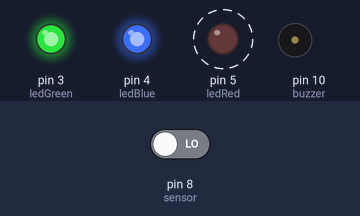
Bench run of a sketch on a simulated Arduino Uno, built with avr-gcc and run on an emulated ATmega328P. On the bench: output pins drawn as LEDs (lit = HIGH), buzzer (waves = sounding, pin HIGH). Dashed ring = blinking. The test bench sets the inputs (shaded band); at power-on: pin 8 (sensor) LOW. What the sketch prints to the serial monitor is not drawn.

Above: at 0.5 s.
Timing chart, 0 to 4.6 s (numbered marks = the images above):
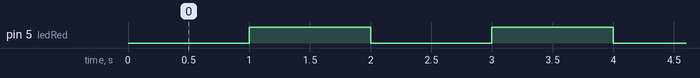

The sketch:

PIR-Alarm-System.ino
```cpp
const int sensor = 8;
const int buzzer = 10;
const int ledRed =  5;
const int ledBlue = 4;
const int ledGreen = 3;


void setup(){
  pinMode(sensor, INPUT);
  pinMode(buzzer, OUTPUT);
  pinMode(ledRed, OUTPUT);
  pinMode(ledGreen, OUTPUT);
  pinMode(ledBlue, OUTPUT);
  Serial.begin(9600);

  digitalWrite(ledGreen, HIGH);
  digitalWrite(ledBlue, HIGH);
}


unsigned long motionTime;
bool ledOn = false;
bool motionDetected;
bool firstLoop = true;
bool previousMotion = false;
bool duringEvent = false;
bool currentMotion = false;


void loop(){

   if(firstLoop){
    warmUpSequence();
   }


    currentMotion = digitalRead(sensor);

    motionSensor();


    if(motionDetected && !duringEvent){


        digitalWrite(ledBlue, LOW);
        tone(buzzer, 1000);
        motionTime = millis();
        ledOn = true;
        Serial.println("Motion detected");
        duringEvent = true;


    }else if(motionDetected && duringEvent){

        motionTime = millis();
        Serial.println("Reseted");

    }

    if(ledOn && millis() - motionTime >= 5000){
        digitalWrite(ledBlue, HIGH);
        ledOn = false;
        noTone(buzzer);
        Serial.println("5 sec passed away");
        duringEvent = false;
    }

    Serial.println(currentMotion);
    firstLoop = false;
}

void warmUpSequence(){

  while(millis() < 60000){
        digitalWrite(ledRed, LOW);
        delay(1000);
        digitalWrite(ledRed, HIGH);
        delay(1000);
        Serial.println("pleaseWait");
  }
    Serial.println("ready to use");
}

void motionSensor(){

    if(currentMotion && !previousMotion){
        motionDetected = true;
        previousMotion = true;


    }else if(!currentMotion && previousMotion){
        motionDetected = false;
		previousMotion = false;

    }else if(currentMotion && previousMotion){
        motionDetected = false;
    }
}
```

Measured:
- by itself, pin 5 (ledRed): alternates HIGH for 1.0 s and LOW for 1.0 s, 59 changes in all, then stays HIGH
